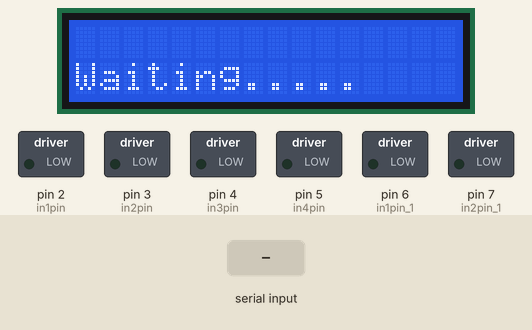
The sketch below on a simulated Arduino Uno, built with avr-gcc and run on an emulated ATmega328P. On the bench: 16×2 character LCD, switched loads named in the sketch (green lamp = pin HIGH). The test bench sets the inputs (shaded band). What the sketch prints to the serial monitor is not drawn.

Above: at 1.2 s.
1.3 s: "30,150\n" received over the second serial link
At 1.9 s:
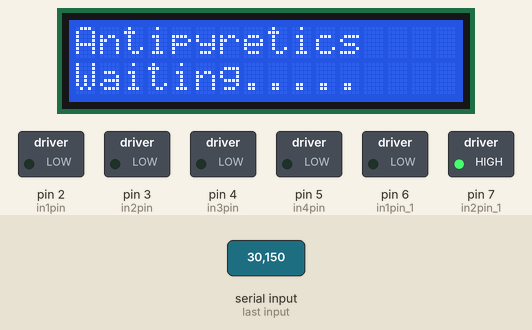
4.3 s: "2\n" received over the second serial link
At 6.6 s:
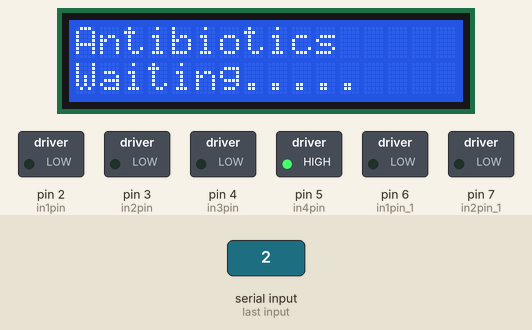
6.9 s: "1\n" received over the second serial link
At 8.3 s:
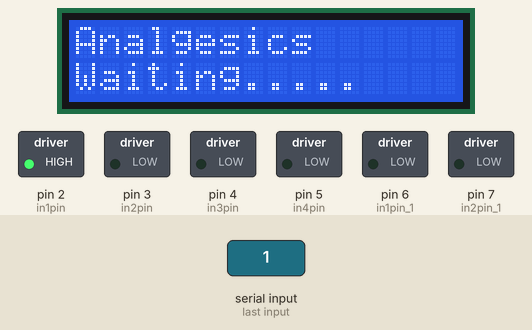
9.9 s: "3\n" received over the second serial link
At 10.9 s:
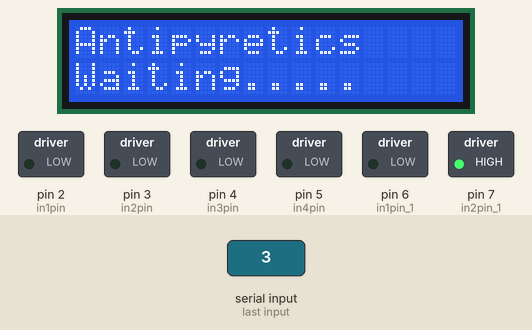
Timing chart, 0 to 13.4 s (numbered marks = the images above; inputs shaded):
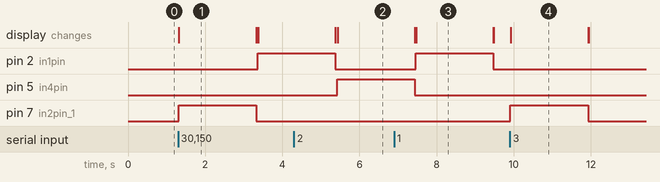

The sketch:

LCD_I2C.ino
```cpp
#include <SoftwareSerial.h>
#include <Wire.h>
#include <LiquidCrystal_I2C.h>
#define B_PIN1 8
#define B_PIN2 9

// Initialize LCD (I2C Address: 0x27)
LiquidCrystal_I2C lcd(0x27, 16, 2);

// Initialize SoftwareSerial
SoftwareSerial swSerial(B_PIN1, B_PIN2);


int in1pin = 2;
int in2pin = 3;
int in3pin = 4;
int in4pin = 5;
int in1pin_1= 6;
int in2pin_1 = 7;  // connections to H-Bridge, clockwise / counter

char receivedChar;        // store info
boolean newData = false;  // create a true/false statement

void setup() {

  pinMode(in1pin, OUTPUT);
  pinMode(in2pin, OUTPUT);  // set pins to OUTPUTS
  pinMode(in3pin, OUTPUT);
  pinMode(in4pin, OUTPUT);
  pinMode(in1pin_1, OUTPUT);
  pinMode(in2pin_1, OUTPUT);

  lcd.init();       // Initialize LCD
  lcd.backlight();  // Turn on the backlight

  Serial.begin(9600);  // start up serial communication
  swSerial.begin(9600);

  Serial.println("READY");
}

void loop() {

  lcd.setCursor(0, 1);
  lcd.print("Waiting.....");

  recvData();  // read and store data

  moveMotor();  // move motor according to data and then reset
}

void recvData() {

  if (swSerial.available() > 0) {  // if the serial monitor has a reading

    receivedChar = swSerial.read();  // set char to be what is read
    newData = true;                // make statement true
  }
}

void moveMotor() {

  int motordirection = (receivedChar - '0');  // turn recieved data into usable form and give it a name

  while (newData == true) {

    Serial.println(motordirection);  // print motor direction

    if (motordirection == 1) {  // if it reads 1...

      digitalWrite(in1pin, HIGH);  // turn motor one way
      digitalWrite(in2pin, LOW);
      lcd.setCursor(0, 0);
      lcd.print("Analgesics");

      delay(2000);
      lcd.clear();

      digitalWrite(in1pin, LOW);  // motor is off
      digitalWrite(in2pin, LOW);

    }
    else if (motordirection == 2) {  // if it reads 2...
     digitalWrite(in3pin, LOW);  // turn motor other way
     digitalWrite(in4pin, HIGH);
     lcd.setCursor(0, 0);
     lcd.print("Antibiotics");

     delay(2000);
     lcd.clear();
     digitalWrite(in3pin, LOW);  // motor is off
     digitalWrite(in4pin, LOW);

    }

    else if (motordirection == 3) {  // if it reads 3...

      digitalWrite(in1pin_1, LOW);  // turn motor other way
      digitalWrite(in2pin_1,HIGH);
      lcd.setCursor(0, 0);
      lcd.print("Antipyretics");

      delay(2000);
      lcd.clear();
      digitalWrite(in1pin_1, LOW);  // motor is off
      digitalWrite(in2pin_1, LOW);

    }

    else {  // if nothing is read

      digitalWrite(in1pin, LOW);  // motor is off
      digitalWrite(in2pin, LOW);
    }

    newData = false;  // reset value to false
  }
}
```

Measured:
- after the input at 1.3 s, pin 2 (in1pin): LOW → HIGH after 2.1 s; pin 7 (in2pin_1): LOW → HIGH at once, → LOW 2.0 s later; the display: changes at once (image 1)
- after the input at 4.3 s, pin 5 (in4pin): LOW → HIGH after 1.1 s; the display: first differs from a run without the input after 1.1 s (image 2)
- after the input at 6.9 s, pin 2 (in1pin): LOW → HIGH after 0.56 s, → LOW 2.0 s later; the display: first differs from a run without the input after 0.57 s (image 3)
- after the input at 9.9 s, pin 7 (in2pin_1): LOW → HIGH at once, → LOW 2.0 s later; the display: changes at once (image 4)
- what the display in image 1 shows lasts 2.0 s, from 1.3 s to 3.3 s
